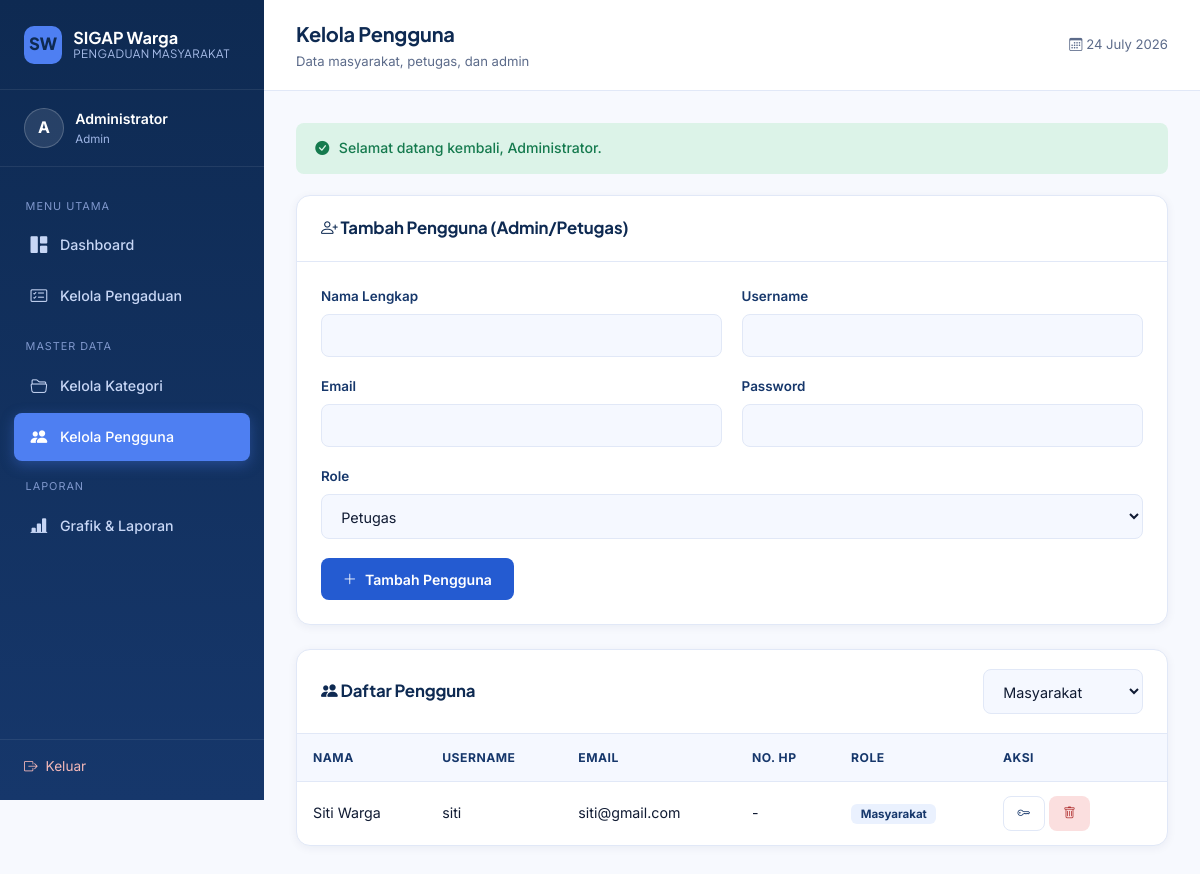
Screenshot of /admin/masyarakat.php?role=masyarakat (signed in) with the database file from the repository.
### tables this page shows
CREATE TABLE user (
  id_user     INT(11) AUTO_INCREMENT PRIMARY KEY,
  nama        VARCHAR(100)        NOT NULL,
  username    VARCHAR(50)         NOT NULL UNIQUE,
  password    VARCHAR(255)        NOT NULL,
  email       VARCHAR(100)        UNIQUE,
  no_hp       VARCHAR(20)         UNIQUE,
  alamat      TEXT,
  role        ENUM('admin','petugas','masyarakat') NOT NULL DEFAULT 'masyarakat',
  foto        VARCHAR(255)        DEFAULT 'default.png',
  created_at  DATETIME            DEFAULT CURRENT_TIMESTAMP
);

### admin/masyarakat.php (the view, shortened to what this page needs)
<?php
require_once __DIR__ . '/../config/helper.php';
$role_filter = $_GET['role'] ?? '';
$where = $role_filter ? "WHERE role = '" . mysqli_real_escape_string($koneksi, $role_filter) . "'" : '';
$list = mysqli_query($koneksi, "SELECT * FROM user $where ORDER BY role, nama");
require_once __DIR__ . '/../include/header.php';
?>
<div class="app-shell">
    <?php require __DIR__ . '/../include/sidebar.php'; ?>
    <main class="main-content">
        <?php require __DIR__ . '/../include/navbar.php'; ?>
        <div class="page-body">
            <div class="card">
                <div class="card-header"><h2><i class="bi bi-person-plus"></i> Tambah Pengguna (Admin/Petugas)</h2></div>
                <div class="card-body">
                    <form action="../proses/simpan_pengguna.php" method="POST">
                        <div class="form-row">
                            <div class="form-group"><label>Nama Lengkap</label><input type="text" class="form-control" name="nama" required></div>
                            <div class="form-group"><label>Username</label><input type="text" class="form-control" name="username" required></div>
                        </div>
                        <div class="form-row">
                            <div class="form-group"><label>Email</label><input type="email" class="form-control" name="email" required></div>
                            <div class="form-group"><label>Password</label><input type="password" class="form-control" name="password" required minlength="6"></div>
                        </div>
                        <div class="form-group">
                            <label>Role</label>
                            <select class="form-control" name="role" required>
                                <option value="petugas">Petugas</option>
                            </select>
                        </div>
                        <button type="submit" class="btn btn-primary"><i class="bi bi-plus-lg"></i> Tambah Pengguna</button>
                    </form>
                </div>
            </div>
            <div class="card">
                <div class="card-header">
                    <h2><i class="bi bi-people-fill"></i> Daftar Pengguna</h2>
                    <form method="GET">
                        <select name="role" class="form-control btn-sm" style="min-width:160px;" onchange="this.form.submit()">
                            <option value="masyarakat" <?= $role_filter==='masyarakat'?'selected':'' ?>>Masyarakat</option>
                        </select>
                    </form>
                </div>
                <div class="card-body" style="padding:0;">
                    <div class="table-wrap">
                    <table class="data-table">
                        <thead><tr><th>Nama</th><th>Username</th><th>Email</th><th>No. HP</th><th>Role</th><th style="width:180px;">Aksi</th></tr></thead>
                        <tbody>
                        <?php while ($row = mysqli_fetch_assoc($list)): ?>
                            <tr>
                                <td><?= htmlspecialchars($row['nama']) ?></td>
                                <td><?= htmlspecialchars($row['username']) ?></td>
                                <td><?= htmlspecialchars($row['email']) ?></td>
                                <td><?= htmlspecialchars($row['no_hp'] ?: '-') ?></td>
                                <td><span class="badge-role <?= $row['role'] ?>"><?= $row['role'] ?></span></td>
                                <td>
                                    <a href="../proses/reset_password.php?id=<?= $row['id_user'] ?>" class="btn btn-outline btn-sm" data-confirm="Reset password pengguna ini ke default (password123)?"><i class="bi bi-key"></i></a>
                                    <?php if ($row['id_user'] != $_SESSION['id_user']): ?>
                                    <a href="../proses/hapus_pengguna.php?id=<?= $row['id_user'] ?>" class="btn btn-danger btn-sm" data-confirm="Hapus pengguna ini secara permanen?"><i class="bi bi-trash"></i></a>
                                    <?php endif; ?>
                                </td>
                            </tr>
                        <?php endwhile; ?>
                        </tbody>
                    </table>
                    </div>
                </div>
            </div>
        </div>
    </main>
</div>
<?php require __DIR__ . '/../include/footer.php'; ?>

### assets/css/style.css (style rules this page uses)
:root { --navy-deep: #0E2A52; --navy: #16376B; --blue-primary: #245BD1; --blue-accent: #4E7FF2; --blue-soft: #EAF1FE; --blue-pale: #F5F8FF; --bg: #F7F9FE; --white: #FFFFFF; --text-dark: #101B33; --text-muted: #5C6B8A; --border: #E1E8F7; --success: #1E9E6B; --warning: #D69A1A; --danger: #D64545; --info: #2E7FD6; --radius-sm: 8px; --radius-md: 14px; --radius-lg: 22px; --shadow-soft: 0 6px 24px rgba(14, 42, 82, 0.08); --shadow-card: 0 2px 10px rgba(14, 42, 82, 0.06); --font-display: 'Plus Jakarta Sans', 'Segoe UI', sans-serif; --font-body: 'Inter', 'Segoe UI', sans-serif; }
* { box-sizing: border-box; margin: 0; padding: 0; }
html { scroll-behavior: smooth; }
body { font-family: var(--font-body); background: var(--bg); color: var(--text-dark); line-height: 1.6; -webkit-font-smoothing: antialiased; }
h1, h2, h3, h4, h5, h6 { font-family: var(--font-display); color: var(--navy-deep); font-weight: 700; letter-spacing: -0.01em; }
a { color: var(--blue-primary); text-decoration: none; }
.app-shell { display: flex; min-height: 100vh; }
.main-content { flex: 1; min-width: 0; }
.page-body { padding: 2rem; max-width: 1280px; }
.card { background: var(--white); border: 1px solid var(--border); border-radius: var(--radius-md); box-shadow: var(--shadow-card); margin-bottom: 1.5rem; }
.card-header { padding: 1.2rem 1.5rem; border-bottom: 1px solid var(--border); display: flex; align-items: center; justify-content: space-between; }
.card-header h2 { font-size: 1.05rem; }
.card-body { padding: 1.5rem; }
.table-wrap { overflow-x: auto; }
table.data-table { width: 100%; border-collapse: collapse; font-size: .89rem; }
table.data-table th { text-align: left; padding: .85rem 1rem; background: var(--blue-pale); color: var(--navy); font-weight: 700; font-size: .76rem; text-transform: uppercase; letter-spacing: .04em; border-bottom: 1px solid var(--border); }
table.data-table td { padding: .9rem 1rem; border-bottom: 1px solid var(--border); color: var(--text-dark); vertical-align: middle; }
table.data-table tr:last-child td { border-bottom: none; }
.badge-role { padding: .2rem .6rem; border-radius: 6px; font-size: .72rem; font-weight: 700; text-transform: capitalize; }
.badge-role.masyarakat { background: var(--blue-soft); color: var(--navy); }
.btn { display: inline-flex; align-items: center; justify-content: center; gap: .5rem; padding: .7rem 1.3rem; border-radius: var(--radius-sm); font-size: .88rem; font-weight: 600; border: 1px solid transparent; cursor: pointer; transition: all .15s ease; font-family: var(--font-body); }
.btn-primary { background: var(--blue-primary); color: #fff; }
.btn-outline { background: transparent; border-color: var(--border); color: var(--navy); }
.btn-danger { background: #FBDFDF; color: #B23434; }
.btn-sm { padding: .4rem .85rem; font-size: .78rem; }
.form-group { margin-bottom: 1.2rem; }
.form-group label { display: block; font-size: .84rem; font-weight: 600; color: var(--navy); margin-bottom: .4rem; }
.form-control, select.form-control, textarea.form-control { width: 100%; padding: .75rem .95rem; border: 1px solid var(--border); border-radius: var(--radius-sm); background: var(--blue-pale); font-family: var(--font-body); font-size: .9rem; color: var(--text-dark); transition: border-color .15s ease, background .15s ease; }
.form-row { display: grid; grid-template-columns: 1fr 1fr; gap: 1.2rem; }

### rows the page displays
user: nama "Siti Warga", username "siti", email "siti@gmail.com", no_hp "-", role "Masyarakat"

### other values shown
$inisial "A"
$_SESSION['nama'] "Administrator"
$role "Admin"
$judul_halaman "Kelola Pengguna"
$subjudul_halaman "Data masyarakat, petugas, dan admin"
$f['pesan'] "Selamat datang kembali, Administrator."
